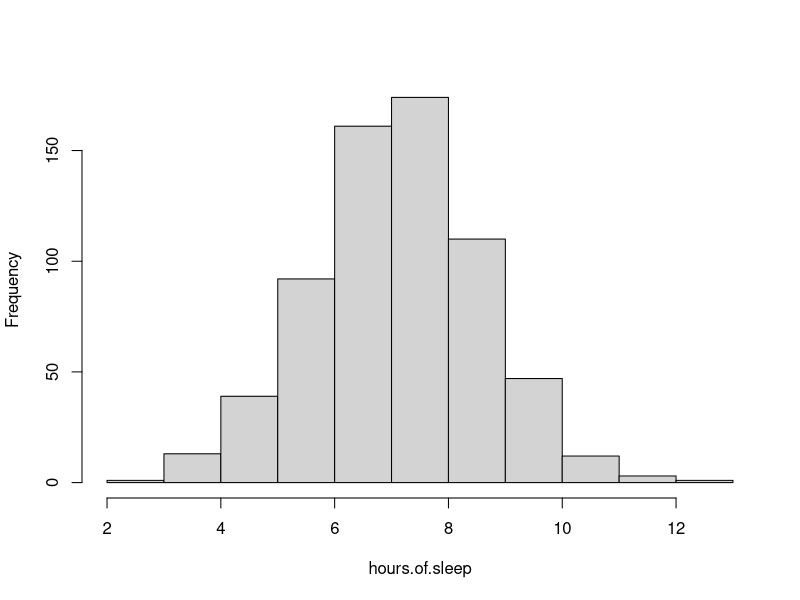
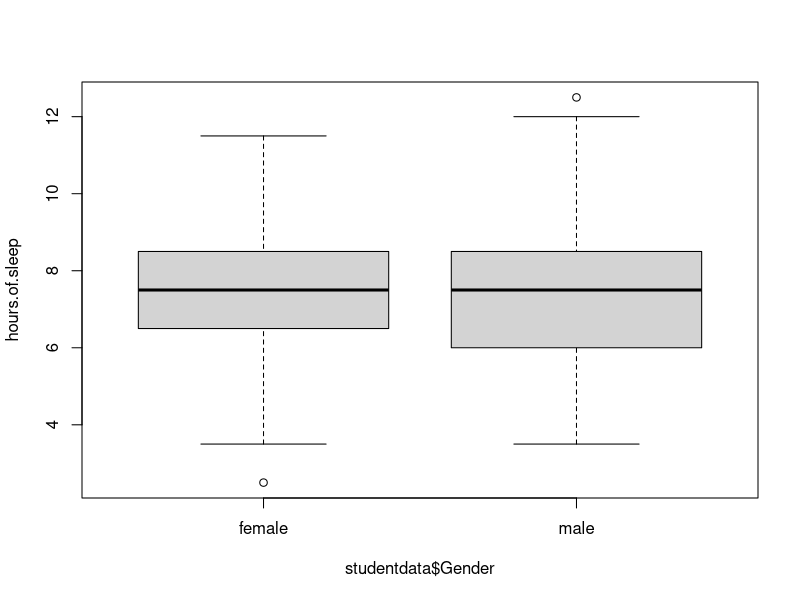
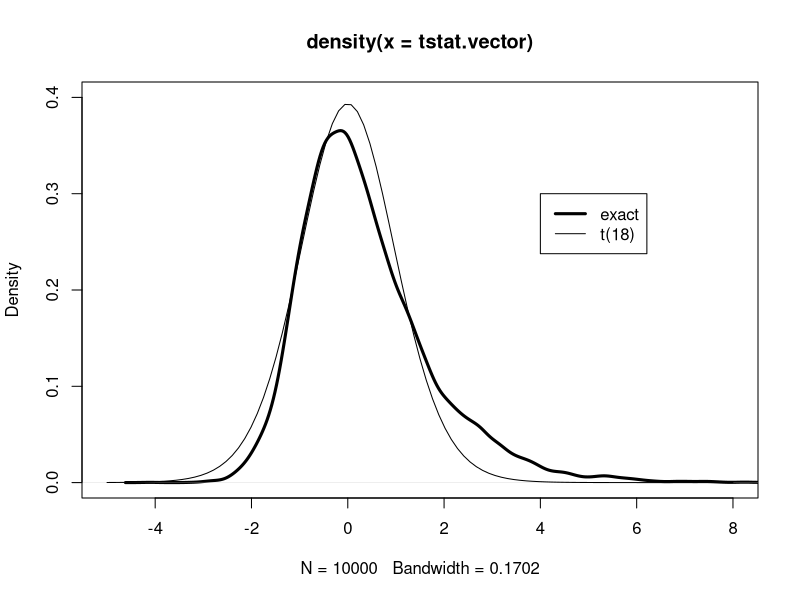
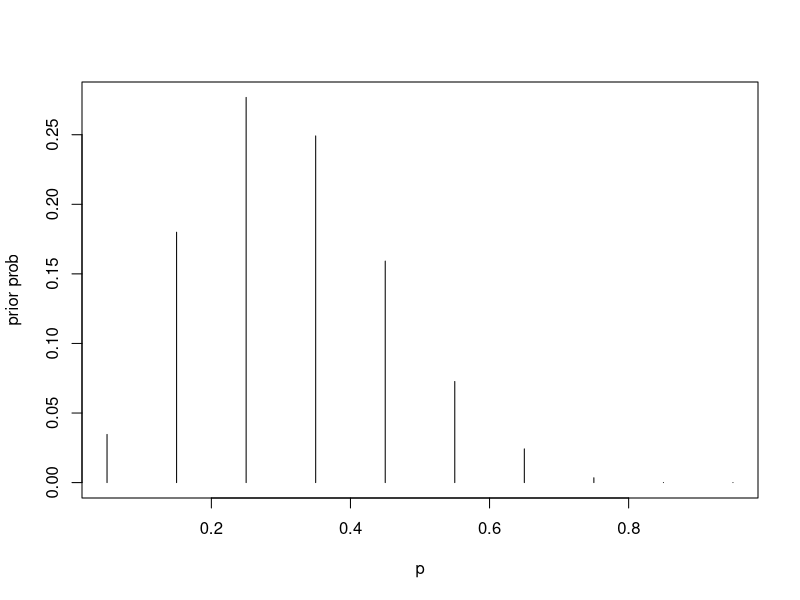
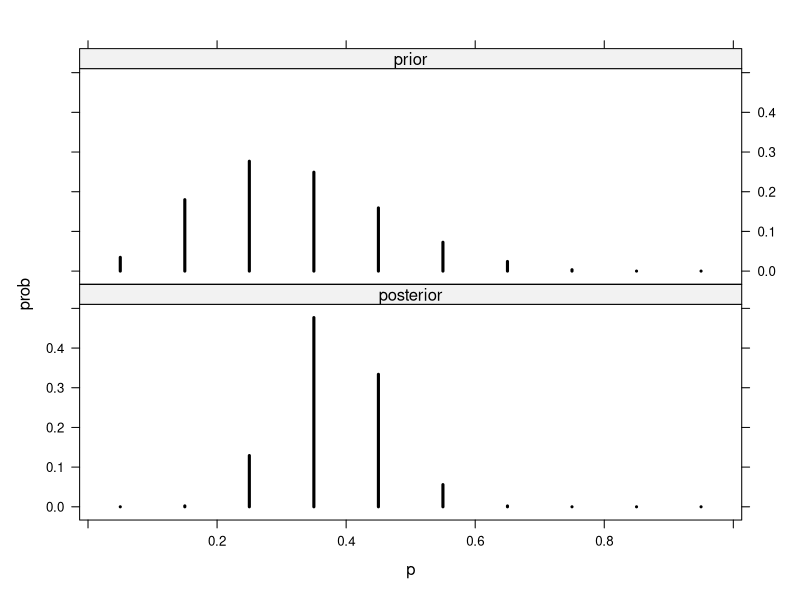
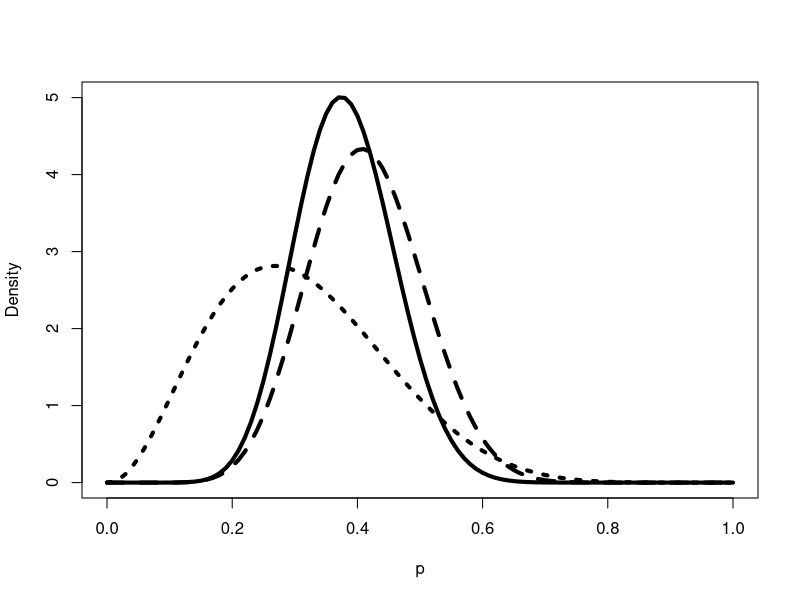
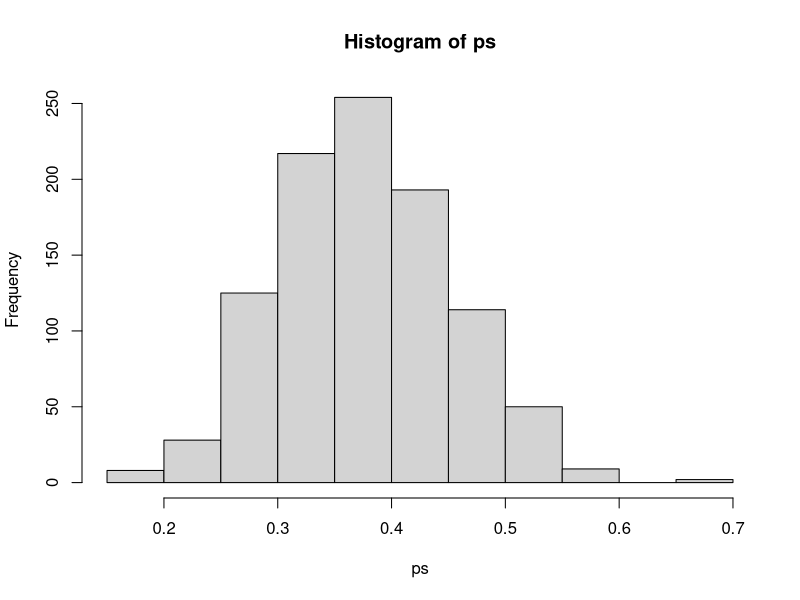
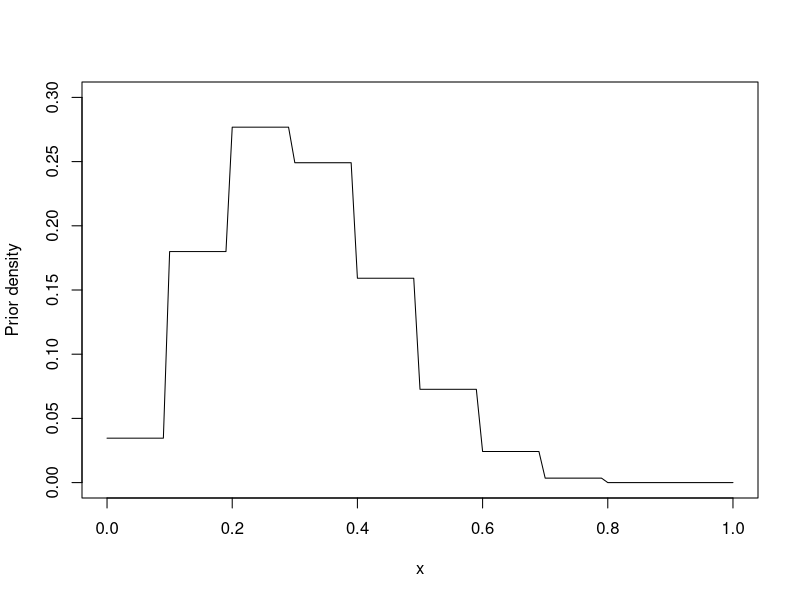

These figures' R source, in order:
library(LearnBayes)
data(studentdata)

head(studentdata)
table(studentdata$Drink)

studentdata$Wakeup
hours.of.sleep <- studentdata$WakeUp - studentdata$ToSleep
summary(hours.of.sleep)
head(hours.of.sleep)
hist(hours.of.sleep, main= "")

boxplot(hours.of.sleep ~ studentdata$Gender)

fit <- lm(hours.of.sleep ~ studentdata$ToSleep)
fit

# calculate the t-stat

x = rnorm(10, mean = 50, sd = 10)
y = rnorm(10, mean = 50, sd = 10)

m = length(x)
n = length(y)

sp = sqrt(((m-1)*sd(x)^2+(n-1)*sd(y)^2)/(m + n -2))
t.stat = sqrt(mean(x)-mean(y))/(sp*sqrt(1/m+1/n))

tstatistic = function(x, y){
	m = length(x)
    n = length(y)

    sp = sqrt(((m-1)*sd(x)^2+(n-1)*sd(y)^2)/(m + n -2))
    t.stat = (mean(x)-mean(y))/(sp*sqrt(1/m+1/n))

    return(t.stat)
}

data.x = c(1,4,3,6,5)
data.y = c(5,4,7,6,10)

mean(data.x)
mean(data.y)

tstatistic(data.x, data.y)

#monte carlo simulation for t-stat, number of rejections/total number

alpha = 0.1; m = 10; n = 10 # sets alpha, m , n
N = 10000                   # sets number of simulations
n.reject = 0 				#counter for number of rejections, start at 0

for(i in 1:N){
	x = rnorm(m, mean = 0, sd = 1) #simulate xs from pop 1
	y = rnorm(n, mean = 0, sd = 1) #simulate xs from pop 2
	t.stat = tstatistic(x,y)       #computes the tstat

	if(abs(t.stat)>qt(1-alpha/2, n + m - 2)) #reject if |T| exceeds critical pt
		n.reject = n.reject + 1
}

true.sig.level = n.reject/N #proportion of rejections
true.sig.level

# Can change things around to do comparisons
# normal pops
x = rnorm(m, mean = 0, sd = 1) 
y = rnorm(n, mean = 0, sd = 1)

#normal pops with zero means and different variance
x = rnorm(m, mean = 0 , sd = 1)
y = rnorm(n, mean = 0, sd = 10)

#T populations
x = rt(m, df = 4)
y = rt(n, df = 4)

#exponential pops
x = rexp(m, rate = 1)
y = rexp(m, rate = 1)

#mixture
x = rnorm(m, mean = 10, sd = 2)
y = rexp(n , rate = 1/10)

m = 10; n = 10 
my.tsimulation = function()
tstatistic(rnorm(m, mean = 10, sd = 2), rexp(n, rate = 1/10))

tstat.vector = replicate(10000, my.tsimulation())
plot(density(tstat.vector), xlim = c(-5, 8), ylim = c(0, .4), lwd = 3)
curve(dt(x, df = 18), add = TRUE)
legend(4, .3, c("exact", "t(18)"), lwd = c(3,1))

binomial.conf.interval = function(y,n){
	z = qnorm(0.95)
	phat = y/n
	se = sqrt(phat*(1-phat)/n)
	return(c(phat-z*se, phat+z*se))
}

?rbinom
y = rbinom(n = 1, size = 20, prob = 0.5)
y

binout = replicate(20, binomial.conf.interval(y, 20))
binout

# chapter 2

# discrete priors over a grid
p = seq(0.05, 0.95, by = 0.1)
prior = c(1, 5.2, 8, 7.2, 4.6, 2.1, 0.7, 0.1, 0, 0)
prior = prior/sum(prior)

plot(p, prior, type = "h", ylab= "prior prob")

data = c(11,16)
post = pdisc(p, prior, data)
round(cbind(p, prior, post), 2)

library(lattice)
PRIOR = data.frame("prior", p, prior)
POST  = data.frame("posterior", p , post)
names(PRIOR) = c("Type", "p", "prob")
names(POST) = c("Type", "p", "prob")
data = rbind(PRIOR, POST)

xyplot(prob~p|Type, data = data, layout = c(1,2),
	type = "h", lwd = 3, col = "black")

a = 3.26; b = 7.19; s = 11; f = 16;
curve(dbeta(x, a+s, b+f), from = 0, to = 1, xlab = "p", ylab = "Density", lty = 1, lwd = 4)
curve(dbeta(x, s+1, f+1), add = TRUE, lty = 2, lwd = 4)
curve(dbeta(x, a, b), add = TRUE, lty = 3, lwd = 4)

#calculate the posterior that the proportion of heavy sleepers is greater than 0.5?
1 - pbeta(0.5, a + s, b + f)
# this probability is small

# calculate the 95% CI, this is exact
qbeta(c(0.05, 0.95), a + s, b + f)

# or we could do simulations to get the calculated values
ps = rbeta(1000, a + s, b + f)
hist(ps)
sum(ps >= 0.5)/1000
# calculate the 90 interval from the simulated samples
quantile(ps, c(0.05, 0.95))

# use the histprior function in learnbayes
# create a grid and then calculate the posterior over the grid
midpt = seq(0.05, 0.95, by = 0.1) # set up the grid
prior = c(1, 5.2, 8, 7.2, 4.6, 2.1, 0.7, 0.1, 0, 0) # prior weights on the grid
prior = prior/sum(prior)
prior

curve(histprior(x, midpt, prior), from = 0, to = 1, ylab = "Prior density", ylim = c(0, 0.3))
# take a look at the blocky grid

curve(histprior(x, midpt, prior)*dbeta(x, s + 1, f + 1), from = 0, to = 1, ylab = "post density")
p = seq(0, 1, length = 500)
p
post = histprior(p, midpt, prior)*dbeta(p, s+1, f+1)
post = post/sum(post)

# sample with replacement 
ps = sample(p, replace = TRUE, prob = post)
hist(ps)

# output vector
p = seq(0.05, 0.95, by = .1)
prior = c(1, 5.2, 8, 7.2, 4.6, 2.1, 0.7, 0.1, 0, 0 )
prior = prior/sum(prior)
m = 20; ys = 0:20
pred = pdiscp(p, prior, m , ys)
round(cbind(0:20, pred), 3)

# beta prior
ab = c(3.26, 7.19)
m = 20; ys = 0:20
pred = pbetap(ab, m, ys)

#simulate draws from the prior and store them
p = rbeta(1000, 3.26, 7.19)
y = rbinom(1000, 20, p)
freq = table(y) # save the frequencies out of 1000 draws on y
ys = as.integer(names(freq))
predprob = freq/sum(freq)

plot(ys, predprob, type = "h", xlab = "y")
dist = cbind(ys, predprob)
dist 

covprob = 0.9
discint(dist, covprob)
